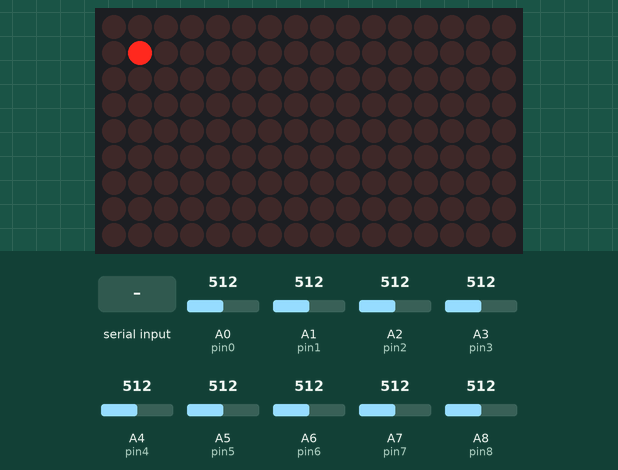
Simulated run of this sketch. Board: Arduino Mega 2560, built with avr-gcc and run on an emulated ATmega2560. Parts: 16×9 LED matrix. The test bench sets the inputs (shaded band); at power-on: A0 (pin0) = 512, A1 (pin1) = 512, A2 (pin2) = 512, A3 (pin3) = 512, A4 (pin4) = 512, A5 (pin5) = 512, A6 (pin6) = 512, A7 (pin7) = 512, A8 (pin8) = 512. What the sketch prints to the serial monitor is not drawn.

Above: at 1.2 s.
1.3 s: "1" received over Serial
At 1.46 s:
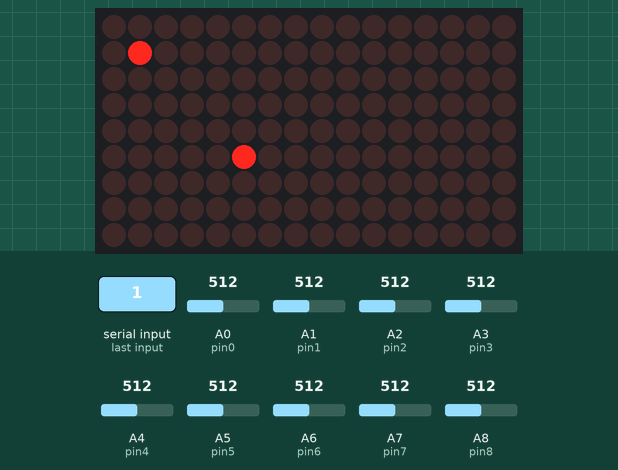
6.0 s: byte 1 (1) received over Serial
At 6.15 s:
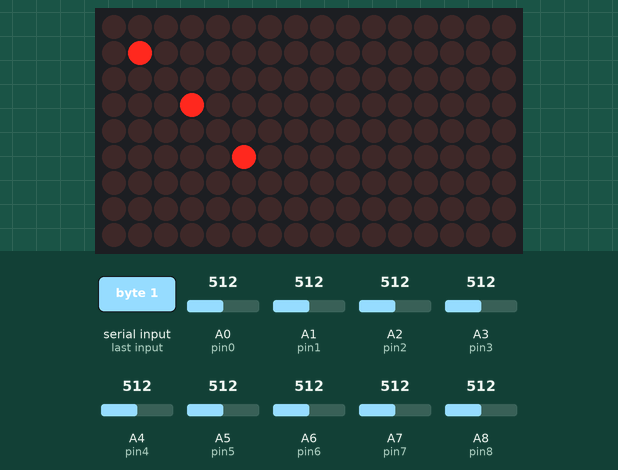
Timing chart, 0 to 9.0 s (numbered marks = the images above; inputs shaded):
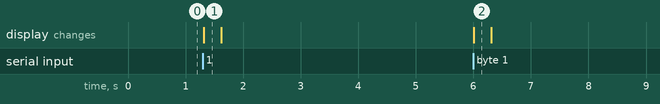

Measured:
- after the input at 1.3 s, the display: changes at once (image 1)
- after the input at 6.0 s, the display: changes at once (image 2)

The sketch:

QRD1114_LED.ino
```cpp
#include <Wire.h>
#include <Adafruit_GFX.h>
#include <Adafruit_IS31FL3731.h>
int pin0 = A0;
int pin1 = A1;
int pin2 = A2;
int pin3 = A3;
int pin4 = A4;
int pin5 = A5;
int pin6 = A6;
int pin7 = A7;
int pin8 = A8;


int val0 = 0;  // variable to store the value coming from the sensor
int val1 = 0;
int val2 = 0;
int val3 = 0;
int val4 = 0;
int val5 = 0;
int val6 = 0;
int val7 = 0;
int val8 = 0;

char ch='p';

Adafruit_IS31FL3731 matrix = Adafruit_IS31FL3731();

void setup() {

  // initialize serial:

  Serial.begin(19200);
  if (! matrix.begin()) {
    //Serial.println("IS31 not found");
    while (1);
  }
  // declare the ledPin as an OUTPUT:
//  matrix.setTextWrap(false);
//  matrix.setTextColor(64); // quarter brightness
//  matrix.setTextSize(1);
}


void loop() {

  // read the value from the sensor:

  val0 = analogRead(pin0);
  val1 = analogRead(pin1);
  val2 = analogRead(pin2);
  val3 = analogRead(pin3);
  val4 = analogRead(pin4);
  val5 = analogRead(pin5);
  val6 = analogRead(pin6);
  val7 = analogRead(pin7);
  val8 = analogRead(pin8);


  //send over serial
//
  Serial.write( 0xff); //control byte
  Serial.write( (val0 >> 8) & 0xff); //first byte
  Serial.write( val0 & 0xff);  //second byte

  Serial.write( 0xfe);
  Serial.write( (val1 >> 8) & 0xff);
  Serial.write( val1 & 0xff);

  Serial.write( 0xfd);
  Serial.write( (val2 >> 8) & 0xff);
  Serial.write( val2 & 0xff);

  Serial.write( 0xfc);
  Serial.write( (val3 >> 8) & 0xff);
  Serial.write( val3 & 0xff);

  Serial.write( 0xfb);
  Serial.write( (val4 >> 8) & 0xff);
  Serial.write( val4 & 0xff);

  Serial.write( 0xfa); //control byte
  Serial.write( (val5 >> 8) & 0xff); //first byte
  Serial.write( val5 & 0xff);  //second byte

  Serial.write( 0xef); //control byte
  Serial.write( (val6 >> 8) & 0xff); //first byte
  Serial.write( val6 & 0xff);  //second byte

  Serial.write( 0xee); //control byte
  Serial.write( (val7 >> 8) & 0xff); //first byte
  Serial.write( val7 & 0xff);  //second byte

  Serial.write( 0xed); //control byte
  Serial.write( (val8 >> 8) & 0xff); //first byte
  Serial.write( val8 & 0xff);  //second byte
      matrix.clear();
      matrix.drawPixel(1,1,200);
  //delay(100);
  if(Serial.available()){
    //ch=Serial.read();
//    matrix.clear();
    matrix.drawPixel(5,5,200);
  if(Serial.read()==1){
//    matrix.clear();
    matrix.drawPixel(3,3,200);
  }
  }

}
```
